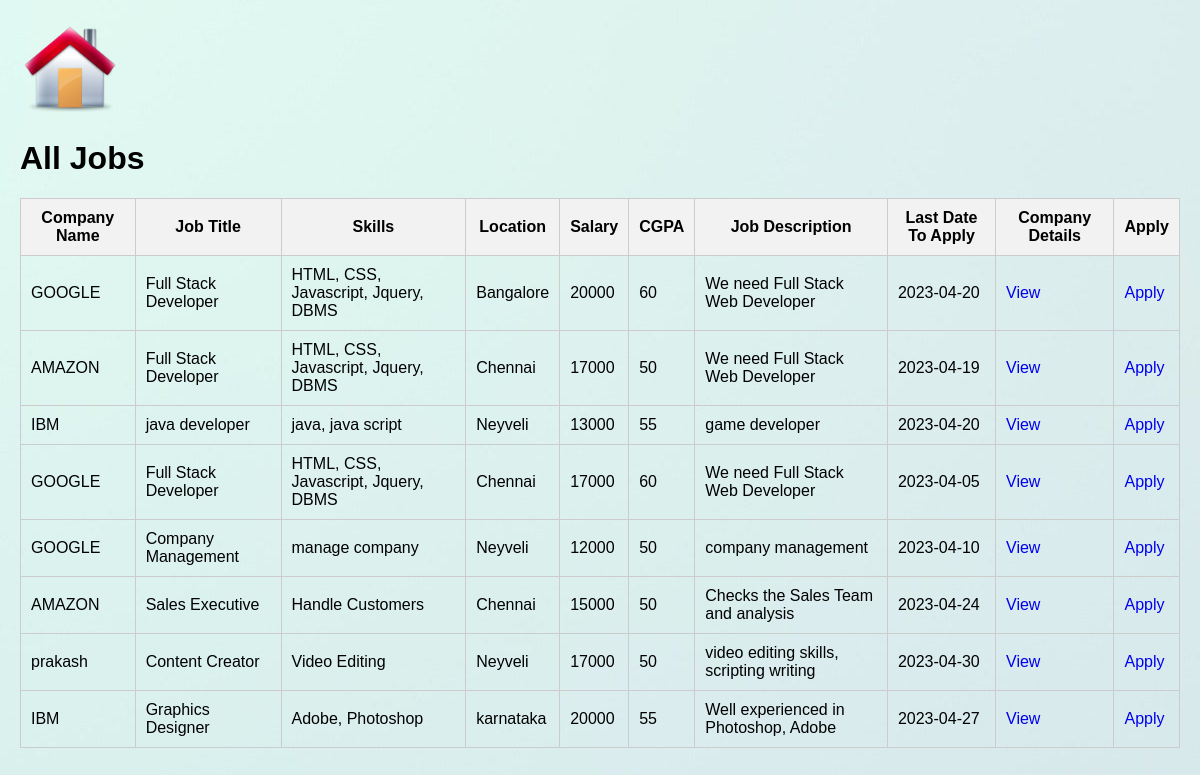
/jobsforstudent.php (signed in), run on the app's committed database.
### tables this page shows
CREATE TABLE `jobs` (
  `id` int(11) NOT NULL,
  `cid` int(11) NOT NULL,
  `companyname` varchar(150) NOT NULL,
  `jobtitle` varchar(150) NOT NULL,
  `skills` varchar(150) NOT NULL,
  `location` varchar(150) NOT NULL,
  `salary` int(11) NOT NULL,
  `cgpa` float NOT NULL,
  `jdesc` varchar(500) NOT NULL,
  `date` date NOT NULL
);

### jobsforstudent.php (the view, shortened to what this page needs)
<?php
if(isset($_SESSION["username"]) && $_SESSION["password"]) {
    $username = $_SESSION["username"];
    $password = $_SESSION["password"];
} else {
    header("location:stlogin.php");
    exit();
}
$conn = mysqli_connect("localhost", "root", "", "placement");
$result1 = mysqli_query($conn, "select * from staccount where username='$username' and password='$password'");
$r1 = mysqli_fetch_assoc($result1);
$sid = $r1["sid"];
?>
<!DOCTYPE html>
<html lang="en">
<head>
</head>
<body>
<div class="container">
    <div class="button">
        <a href="sthome.php"><img src="home1.png"></a>
    </div>
    <h1>All Jobs</h1>
    <?php
        $conn=mysqli_connect("localhost","root","","placement");
        $result=mysqli_query($conn,"select * from jobs");
        echo "<table>";
        echo "<tr><th>Company Name<th>Job Title<th>Skills<th>Location<th>Salary<th>CGPA<th>Job Description
        <th>Last Date To Apply<th>Company Details<th>Apply";
        while($row=mysqli_fetch_assoc($result)) {
            $companyname=$row['companyname'];
            $id=$row['id'];
            $jobtitle=$row['jobtitle'];
            $skills=$row['skills'];
            $location=$row['location'];
            $salary=$row['salary'];
            $cgpa=$row['cgpa'];
            $jdesc=$row['jdesc'];
            $date=$row['date'];
            $cid=$row['cid'];
            echo "<tr><td>$companyname<td>$jobtitle<td>$skills<td>$location<td>$salary<td>$cgpa<td>$jdesc<td>$date
            <td><a href='stviewcompany.php?cid=$cid'>View</a>
            <td><a href='stapply.php?id=$id&&sid=$sid'>Apply</a>";
        }
        echo "</table>";
   ?>
</div>
</body>
</html>

### jobsforstudent.php (style rules this page uses)
body { font-family: Arial, sans-serif; margin: 0; padding: 0; background-image: url('backgroundimg1.jpg'); }
.container { max-width: 1200px; margin: 0 auto; padding: 20px; }
.button { display: inline-block; margin-bottom: 20px; }
.button img { height: 100px; vertical-align: middle; }
table { width: 100%; border-collapse: collapse; margin-top: 20px; }
th, td { border: 1px solid #ccc; padding: 10px; }
th { background-color: #f2f2f2; }
h1 { margin-top: 0; }
table td a { text-decoration: none; }

### data on the page
jobs: companyname "GOOGLE", jobtitle "Full Stack Developer", skills "HTML, CSS, Javascript, Jquery, DBMS", location "Bangalore", salary "20000", cgpa "60", jdesc "We need Full Stack Web Developer", date "2023-04-20"
jobs: companyname "AMAZON", jobtitle "Full Stack Developer", skills "HTML, CSS, Javascript, Jquery, DBMS", location "Chennai", salary "17000", cgpa "50", jdesc "We need Full Stack Web Developer", date "2023-04-19"
jobs: companyname "IBM", jobtitle "java developer", skills "java, java script", location "Neyveli", salary "13000", cgpa "55", jdesc "game developer", date "2023-04-20"
jobs: companyname "GOOGLE", jobtitle "Full Stack Developer", skills "HTML, CSS, Javascript, Jquery, DBMS", location "Chennai", salary "17000", cgpa "60", jdesc "We need Full Stack Web Developer", date "2023-04-05"
jobs: companyname "GOOGLE", jobtitle "Company Management", skills "manage company", location "Neyveli", salary "12000", cgpa "50", jdesc "company management", date "2023-04-10"
jobs: companyname "AMAZON", jobtitle "Sales Executive", skills "Handle Customers", location "Chennai", salary "15000", cgpa "50", jdesc "Checks the Sales Team and analysis", date "2023-04-24"
jobs: companyname "prakash", jobtitle "Content Creator", skills "Video Editing", location "Neyveli", salary "17000", cgpa "50", jdesc "video editing skills, scripting writing", date "2023-04-30"
jobs: companyname "IBM", jobtitle "Graphics Designer", skills "Adobe, Photoshop", location "karnataka", salary "20000", cgpa "55", jdesc "Well experienced in Photoshop, Adobe", date "2023-04-27"
